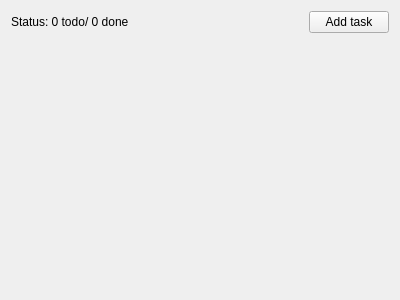
<?xml version="1.0" encoding="UTF-8"?>
<ui version="4.0">
 <class>MainWindow</class>
 <widget class="QMainWindow" name="MainWindow">
  <property name="geometry">
   <rect>
    <x>0</x>
    <y>0</y>
    <width>400</width>
    <height>300</height>
   </rect>
  </property>
  <property name="windowTitle">
   <string>Todo</string>
  </property>
  <widget class="QWidget" name="centralWidget">
   <layout class="QVBoxLayout" name="verticalLayout">
    <item>
     <layout class="QHBoxLayout" name="toolbarLayout">
      <item>
       <widget class="QLabel" name="statusLabel">
        <property name="text">
         <string>Status: 0 todo/ 0 done</string>
        </property>
       </widget>
      </item>
      <item>
       <spacer name="horizontalSpacer">
        <property name="orientation">
         <enum>Qt::Horizontal</enum>
        </property>
        <property name="sizeHint" stdset="0">
         <size>
          <width>40</width>
          <height>20</height>
         </size>
        </property>
       </spacer>
      </item>
      <item>
       <widget class="QPushButton" name="addTaskButton">
        <property name="text">
         <string>Add task</string>
        </property>
       </widget>
      </item>
     </layout>
    </item>
    <item>
     <layout class="QVBoxLayout" name="tasksLayout"/>
    </item>
    <item>
     <spacer name="verticalSpacer">
      <property name="orientation">
       <enum>Qt::Vertical</enum>
      </property>
      <property name="sizeHint" stdset="0">
       <size>
        <width>20</width>
        <height>40</height>
       </size>
      </property>
     </spacer>
    </item>
   </layout>
  </widget>
 </widget>
 <layoutdefault spacing="6" margin="11"/>
 <resources/>
 <connections/>
</ui>
